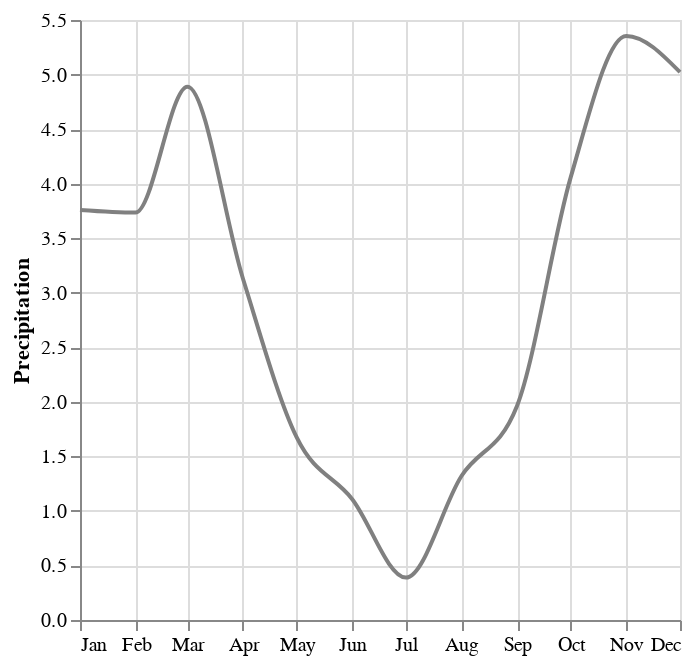

Notebook code cell kept with this figure:
### Code cell
precip = alt.Chart(weather_pl).transform_filter(
    'datum.location == "Seattle"'
).mark_line(
    interpolate='monotone',
    stroke='grey'
).encode(
    alt.X('month(date):T', title=None),
    alt.Y('average(precipitation):Q', title='Precipitation')
)

precip

### Figure 1 — Vega-Lite specification as saved in the notebook (floating-point values rounded to 4 significant figures; data arrays with more than 128 entries replaced by an {"elided": "..."} marker saying what was removed)
{"config": {"view": {"continuousWidth": 300, "continuousHeight": 300}}, "data": {"name": "data-9ec872ab70bedb632340c46eb2bd33b5"}, "mark": {"type": "line", "interpolate": "monotone", "stroke": "grey"}, "encoding": {"x": {"field": "date", "timeUnit": "month", "title": null, "type": "temporal"}, "y": {"aggregate": "average", "field": "precipitation", "title": "Precipitation", "type": "quantitative"}}, "transform": [{"filter": "datum.location == \"Seattle\""}], "$schema": "https://vega.github.io/schema/vega-lite/v5.20.1.json", "datasets": {"data-9ec872ab70bedb632340c46eb2bd33b5": {"elided": "2922 records"}}}
